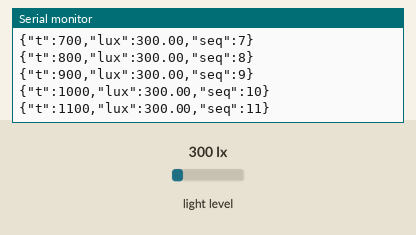
Recording of a sketch running on a simulated Arduino Uno, built with avr-gcc and run on an emulated ATmega328P. On the bench: the last lines printed to the serial monitor. The test bench sets the inputs (shaded band); at power-on: light level 300 lx.

Above: at 1.2 s.
1.3 s: light level set to 40 lx
At 1.31 s:
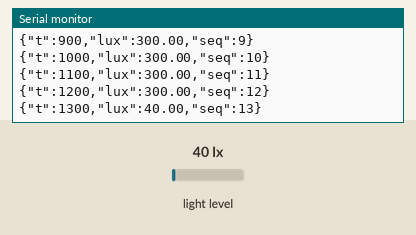
2.8 s: light level set to 500 lx
At 2.81 s:
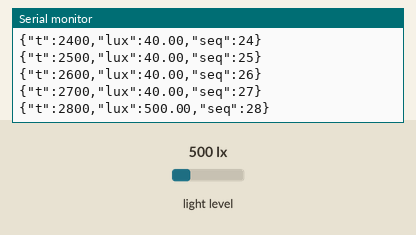
Timing chart, 0 to 5.8 s (numbered marks = the images above; inputs shaded):
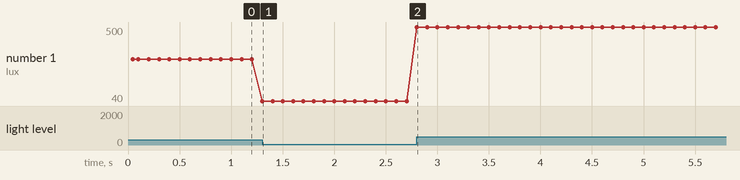

The sketch:

photometer.ino
```cpp
/*
 * Tabletop transit photometer
 * ---------------------------
 * Streams illuminance from a BH1750 ambient light sensor at 10 Hz as one JSON
 * object per line, which the dashboard reads over the Web Serial API:
 *
 *     {"t":1043,"lux":118.25,"seq":104}
 *
 * Wiring (Arduino Uno / Nano)      Wiring (ESP32)
 *   BH1750 VCC -> 5V (or 3V3)        BH1750 VCC -> 3V3
 *   BH1750 GND -> GND                BH1750 GND -> GND
 *   BH1750 SDA -> A4                 BH1750 SDA -> GPIO21
 *   BH1750 SCL -> A5                 BH1750 SCL -> GPIO22
 *   BH1750 ADDR-> GND (0x23)         BH1750 ADDR-> GND (0x23)
 *
 * Dependencies: "BH1750" by Christopher Laws (Library Manager).
 *
 * The sensor is read in continuous high-resolution mode. At 10 Hz the BH1750's
 * 120 ms integration time is the limiting factor, so each sample is not fully
 * independent; that is the hardware analogue of Kepler's 30 minute cadence
 * smearing the ingress of a transit.
 */

#include <Wire.h>
#include <BH1750.h>

static const uint32_t kBaudRate = 9600;
static const uint32_t kSampleIntervalMs = 100;  // 10 Hz
static const uint8_t kAddress = 0x23;

BH1750 lightMeter(kAddress);

uint32_t nextSampleMs = 0;
uint32_t sequence = 0;
bool sensorReady = false;

void setup() {
  Serial.begin(kBaudRate);
  while (!Serial && millis() < 3000) {
    // Wait for the USB CDC port on boards that need it, but never hang.
  }

  Wire.begin();
  sensorReady = lightMeter.begin(BH1750::CONTINUOUS_HIGH_RES_MODE);

  if (!sensorReady) {
    Serial.println(F("{\"error\":\"BH1750 not found on I2C\"}"));
  } else {
    Serial.println(F("{\"ready\":true,\"hz\":10,\"sensor\":\"BH1750\"}"));
  }

  nextSampleMs = millis();
}

void loop() {
  if (!sensorReady) {
    // Retry rather than spin silently: a loose I2C wire is the usual cause.
    delay(1000);
    sensorReady = lightMeter.begin(BH1750::CONTINUOUS_HIGH_RES_MODE);
    return;
  }

  const uint32_t now = millis();
  if ((int32_t)(now - nextSampleMs) < 0) {
    return;
  }
  nextSampleMs += kSampleIntervalMs;

  const float lux = lightMeter.readLightLevel();
  if (lux < 0.0f) {
    Serial.println(F("{\"error\":\"read failed\"}"));
    return;
  }

  // Fixed field order and two decimals keep the line short enough that the
  // serial buffer never becomes the bottleneck at 10 Hz.
  Serial.print(F("{\"t\":"));
  Serial.print(now);
  Serial.print(F(",\"lux\":"));
  Serial.print(lux, 2);
  Serial.print(F(",\"seq\":"));
  Serial.print(sequence++);
  Serial.println(F("}"));
}
```

Measured:
- after the input at 1.3 s, the serial monitor: prints a new line at once (image 1)
- plotted number 1: 300 → 40 after the input at 1.3 s
